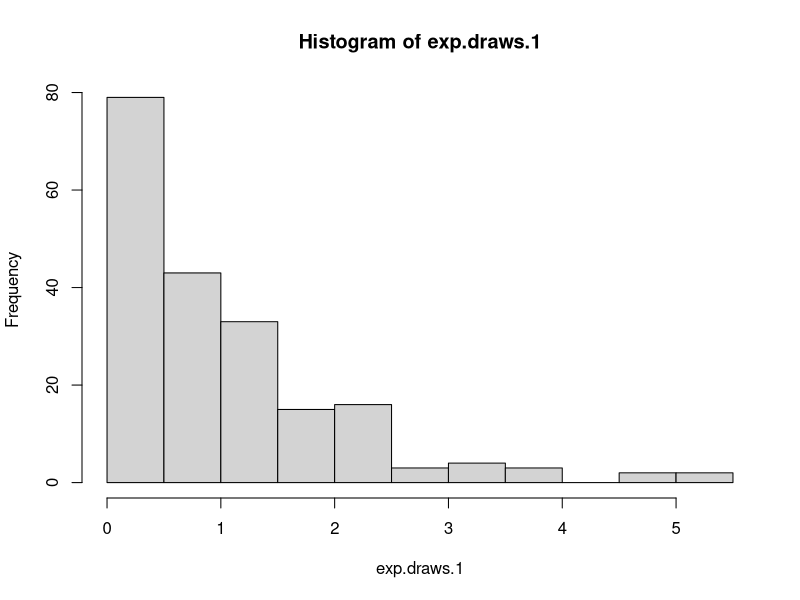
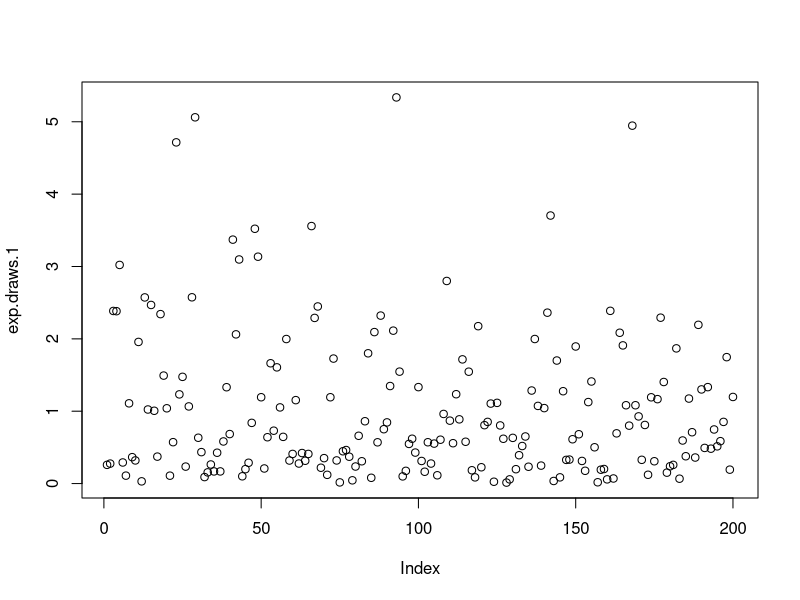
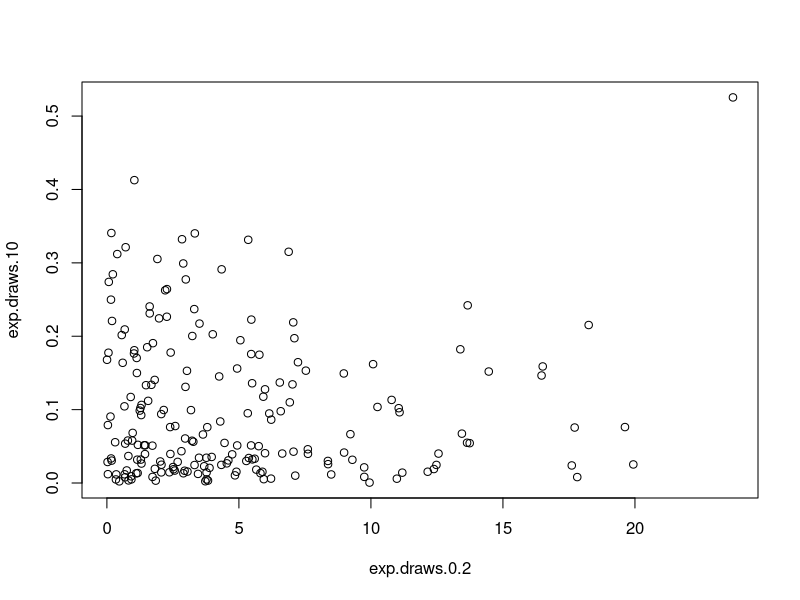
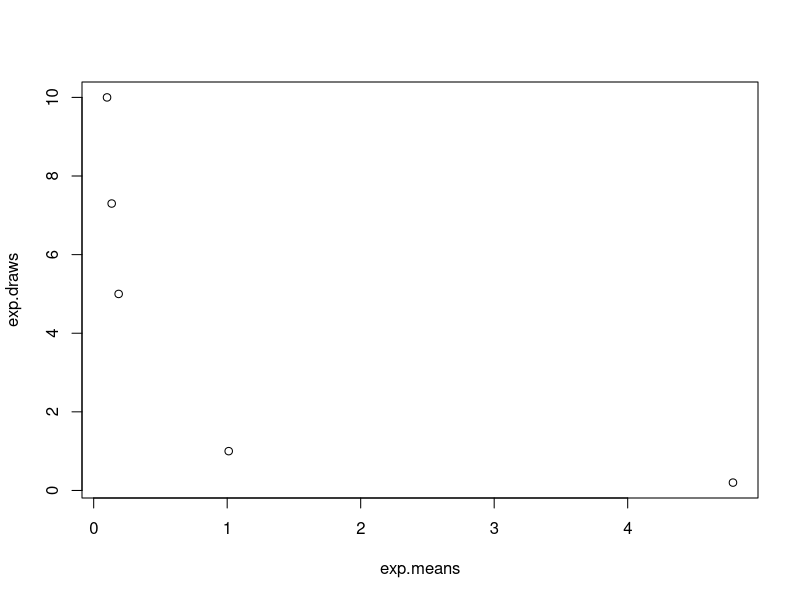
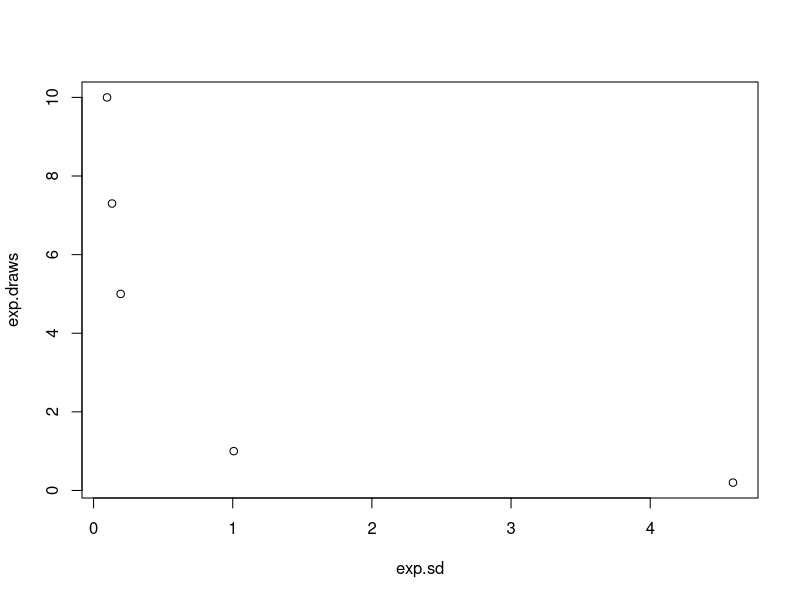
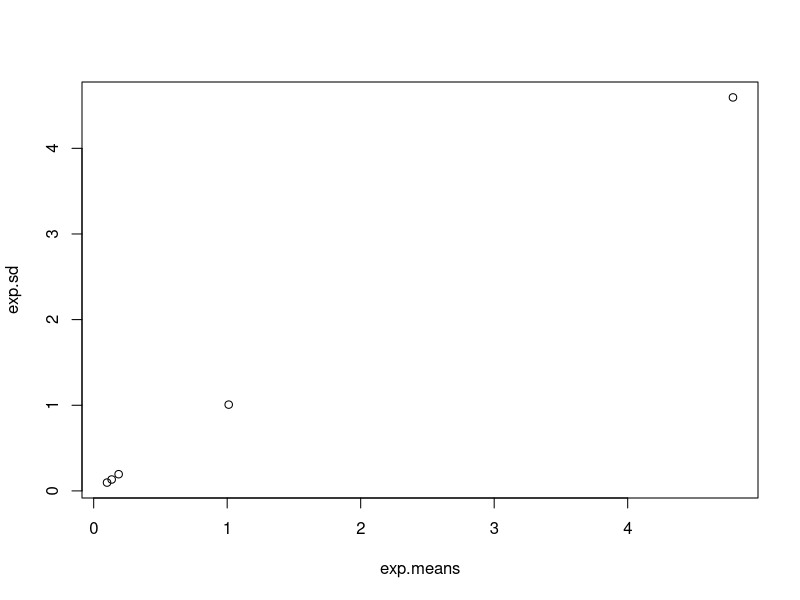
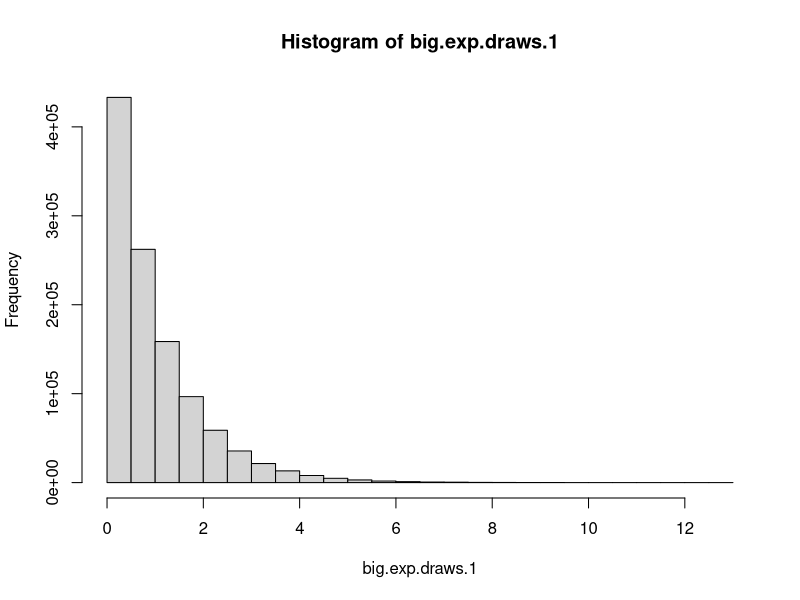
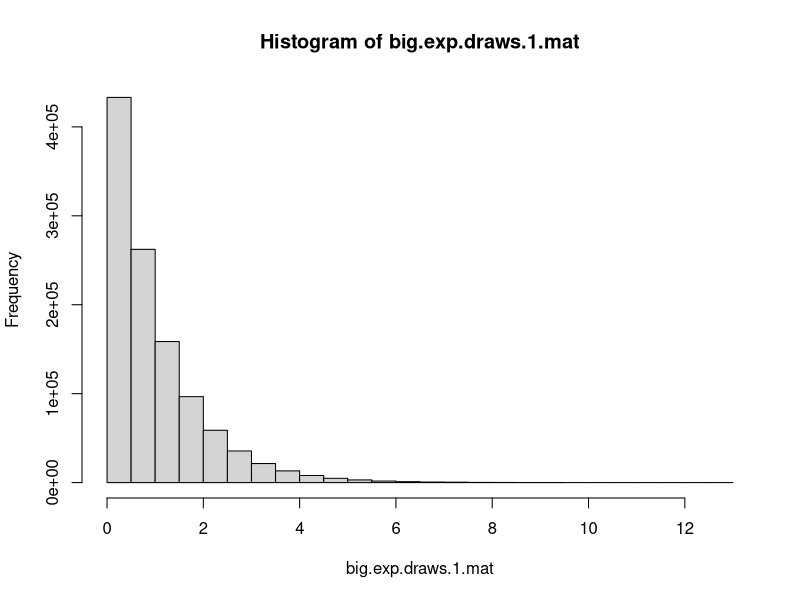

Write R code to recreate these figures, in order.
## ---- chunk 1
knitr::opts_chunk$set(echo = TRUE)
## ---- chunk 2
exp.draws.1 <- rexp(200)
mean(exp.draws.1)
sd(exp.draws.1)
## ---- chunk 3
exp.draws.0.2 <- rexp(200, 0.2)
exp.draws.5 <- rexp(200, 5)
exp.draws.7.3 <- rexp(200, 7.3)
exp.draws.10 <- rexp(200, 10)
## ---- chunk 4
hist(exp.draws.1)
plot(exp.draws.1)
plot(exp.draws.0.2, exp.draws.10)
## ---- chunk 5
exp.means <- c(mean(exp.draws.1), mean(exp.draws.0.2), mean(exp.draws.5), mean(exp.draws.7.3), mean(exp.draws.10))
exp.draws <- c(1, 0.2, 5, 7.3, 10)
exp.sd <- c(sd(exp.draws.1), sd(exp.draws.0.2), sd(exp.draws.5), sd(exp.draws.7.3), sd(exp.draws.10))

plot(exp.means, exp.draws)
# a. As the rate increases the mean of the exponential distribution decreases. 

plot(exp.sd, exp.draws)
# b. As the rate increases, the standard deviation of the exponential distribution decreases, the same pattern as the means vs. rate plot. 

plot(exp.means, exp.sd)
# c. The plot of the exponential distribution means vs. their standard deviations is linear. The mean of each distribution is identical to it's standard deviation. 


## ---- chunk 6
big.exp.draws.1 <- rexp(1100000)
mean(big.exp.draws.1)
sd(big.exp.draws.1)

## ---- chunk 7
hist(big.exp.draws.1)
## ---- chunk 8
big.exp.draws.gt1 <- big.exp.draws.1 > 1
mean(big.exp.draws.gt1)
## ---- chunk 9

big.exp.draws.1.mat <- matrix(big.exp.draws.1, nrow = 1100, ncol = 1000)
big.exp.mat.hist <- hist(big.exp.draws.1.mat)
## ---- chunk 10
mean(big.exp.draws.1.mat[,371])
## ---- chunk 11
col_means <- vector(length = 0)

for (i in 1:1000) {
  col_mean <- mean(big.exp.draws.1.mat[,i])
  col_means <- c(col_means, col_mean)
}

hist(col_means)
